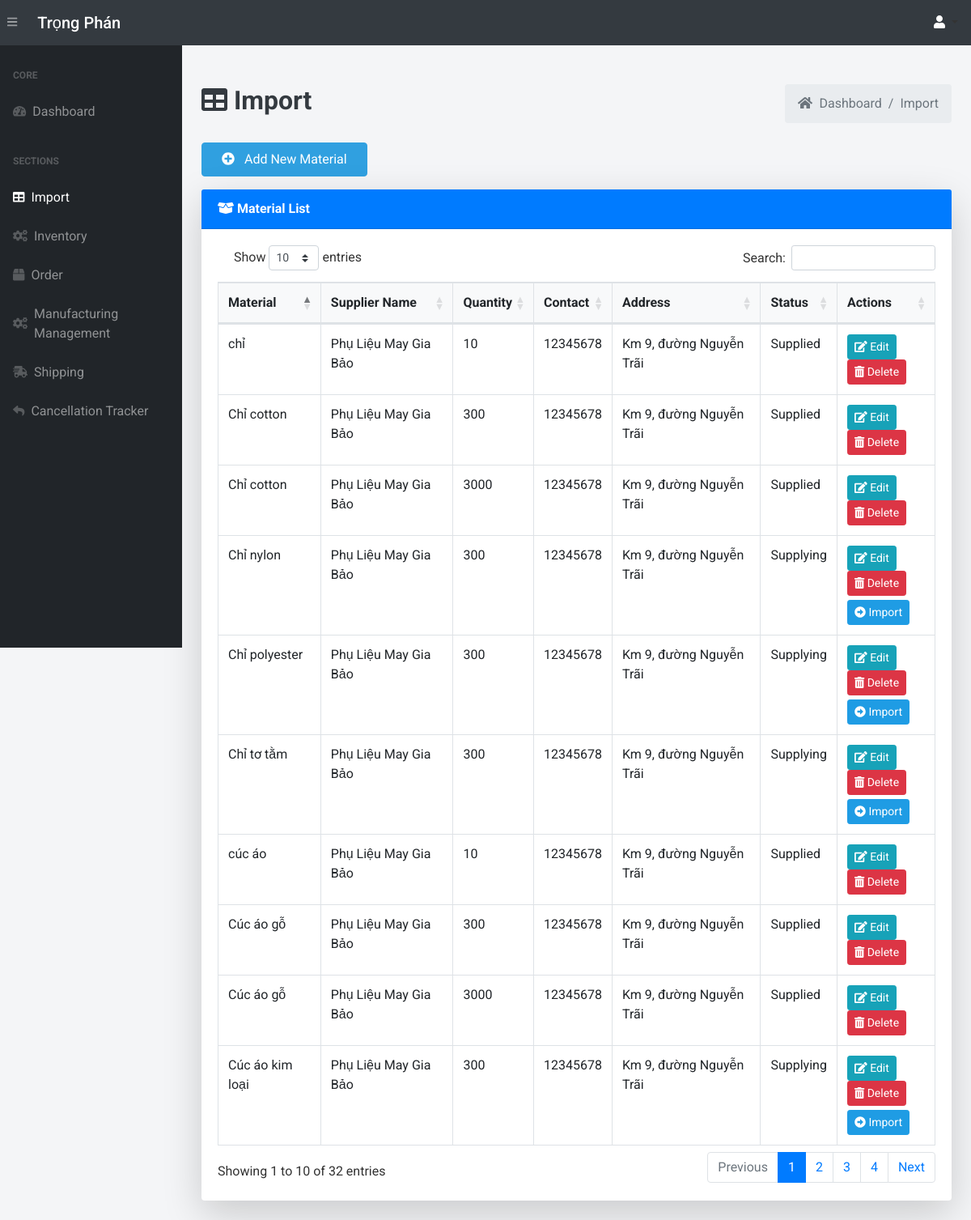
Page /import/ (signed in) on the earlier database version.
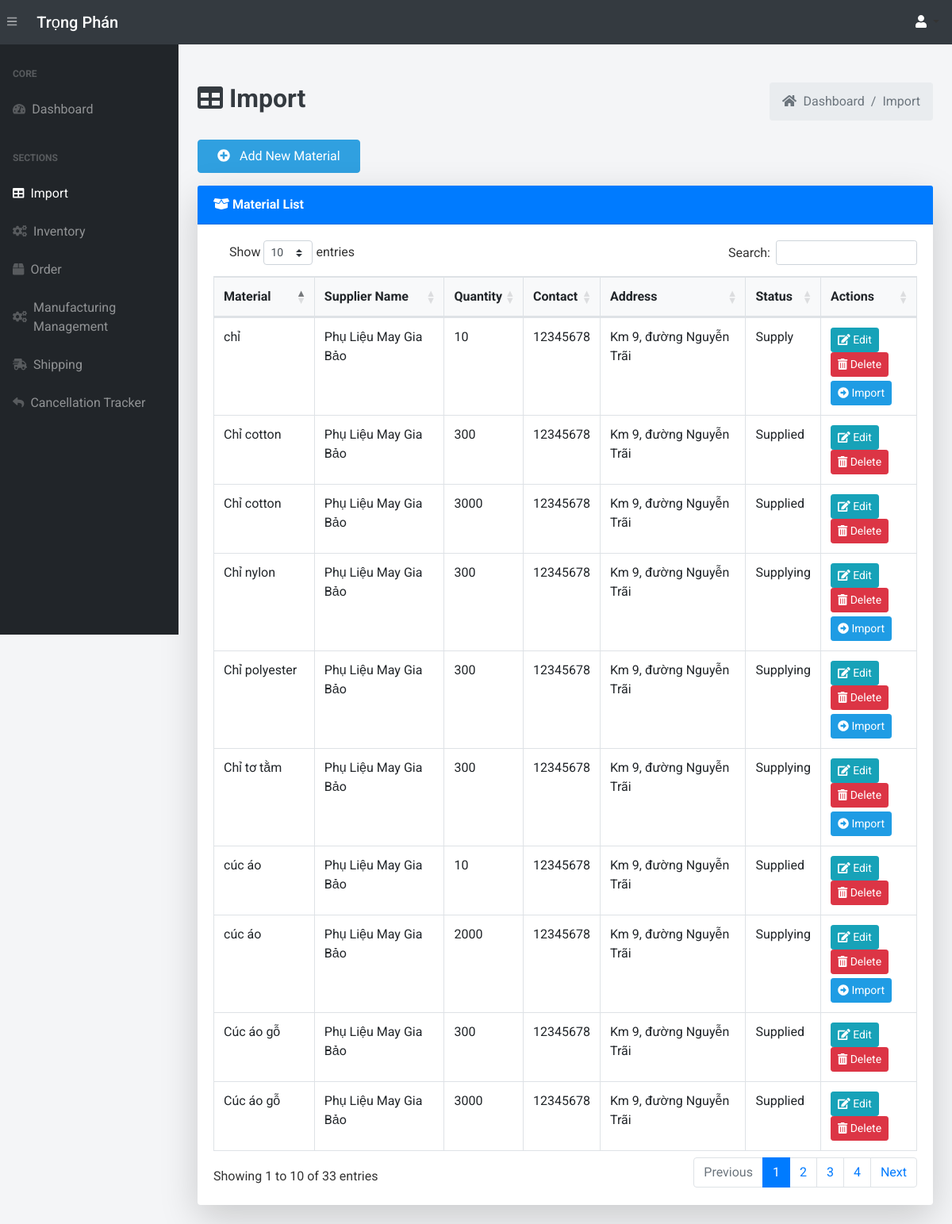
Same page on the later database version.
### app.py (models this page shows, shortened)
class Import(db.Model):
    __tablename__ = 'imports'
    import_id = db.Column(db.Integer, primary_key=True, autoincrement=True)
    material_name = db.Column(db.String(255), nullable=False)
    material_description = db.Column(db.String(255))
    quantity_in_stock = db.Column(db.Integer, default=0)
    reorder_level = db.Column(db.Integer, default=30)
    sup_name = db.Column(db.String(255), nullable=False)
    sup_contact_info = db.Column(db.String(255), nullable=False)
    sup_address = db.Column(db.String(255), nullable=False)
    status = db.Column(db.String(50), default="Supplying")
    section_name = db.Column(db.String(255))  # Section name for classification
    category = db.Column(db.String(255))  # Category of the material

### app.py (the view, shortened to what this page needs)
@app.route('/import/', methods=["GET", "POST"])
@login_required
def view_import():
    imports = Import.query.all()
    return render_template("import.html", imports=imports)

### app.py (called while the page is built, shortened)
@login_manager.user_loader
def load_user(user_id):
    return User.query.get(int(user_id))

def add_monthly_data():
    current_year = datetime.now().year
    months = [f"{current_year}-{str(month).zfill(2)}" for month in range(1, 4)]
    for month in months:
        existing_month_data = db.session.query(Order).filter(Order.order_date.like(f'{month}%')).first()
    db.session.commit()

@app.before_request
def initialize_data():
    add_monthly_data()

### templates/import.html (shortened to what this page needs)
{% extends 'base.html' %}
{% block content %}
<main>
    <div class="container-fluid mt-5">
        <div class="d-flex justify-content-between align-items-center mb-4">
            <h1 class="text-dark font-weight-bold" style="font-size: 2rem;">
                <i class="fas fa-table"></i> Import
            </h1>
            <ol class="breadcrumb mb-0">
                <li class="breadcrumb-item"><a href="/dashboard" class="text-decoration-none text-muted"><i class="fas fa-home mr-1"></i> Dashboard</a></li>
                <li class="breadcrumb-item"><a href="/import/" class="text-decoration-none text-muted">Import</a></li>
            </ol>
        </div>
        <div class="mb-3">
            <a href="/add-import" class="btn btn-add px-4 py-2 hover-shadow">
                <i class="fas fa-plus-circle mr-2"></i> Add New Material
            </a>
        </div>
        <div class="card shadow-lg border-0 mb-4">
            <div class="card-header bg-primary text-white font-weight-bold">
                <i class="fas fa-box-open"></i> Material List
            </div>
            <div class="card-body">
                <table class="table table-bordered table-hover" id="dataTable" width="100%" cellspacing="0">
                    <thead class="bg-light">
                        <tr>
                            <th>Material </th>
                            <th>Supplier Name</th>
                            <th>Quantity</th>
                            <th>Contact</th>
                            <th>Address</th>
                            <th>Status</th>
                            <th>Actions</th>
                        </tr>
                    </thead>
                    <tbody>
                        {% for import_record in imports %}
                        <tr>
                            <td>{{ import_record.material_name }}</td>
                            <td>{{ import_record.sup_name }}</td>
                            <td>{{ import_record.quantity_in_stock }}</td>
                            <td>{{ import_record.sup_contact_info }}</td>
                            <td>{{ import_record.sup_address }}</td>
                            <td>{{ import_record.status }}</td>
                            <td>
                                <a href="/update-import/{{ import_record.import_id }}" class="btn btn-info btn-sm hover-shadow">
                                    <i class="fas fa-edit"></i> Edit
                                </a>
                                <form action="{{ url_for('delete_import', import_id=import_record.import_id) }}" method="POST" style="display:inline;">
                                    <button type="submit" class="btn btn-danger btn-sm hover-shadow" onclick="return confirm('Are you sure you want to delete this import item?')" >
                                        <i class="fas fa-trash-alt"></i> Delete
                                    </button>
                                </form><br>
                                {% if import_record.status == 'Supplying' or import_record.status == 'Supply' %}
                                <form action="{{ url_for('update_import_status', import_id=import_record.import_id) }}" method="POST" style="display:inline;" >
                                    <button type="submit" class="btn btn-ac btn-sm hover-shadow"  style="margin-top: 5px;">
                                        <i class="fas fa-arrow-alt-circle-right"></i> Import
                                    </button>
                                </form>
                                {% endif %}
                            </td>
                        </tr>
                        {% endfor %}
                    </tbody>
                </table>
            </div>
        </div>
    </div>
</main>
{% endblock %}

### templates/base.html (shortened to what this page needs)
<!DOCTYPE html>
<html lang="en">
<head>
    <link href="https://stackpath.bootstrapcdn.com/bootstrap/4.5.2/css/bootstrap.min.css" rel="stylesheet">
    <link href="https://cdnjs.cloudflare.com/ajax/libs/bootstrap-select/1.13.1/css/bootstrap-select.min.css" rel="stylesheet">
    <link href="https://cdnjs.cloudflare.com/ajax/libs/animate.css/4.1.1/animate.min.css" rel="stylesheet">
    <link href="https://cdn.datatables.net/1.10.20/css/dataTables.bootstrap4.min.css" rel="stylesheet" />
    <link rel="stylesheet" href="{{ url_for('static', filename='css/bootstrap/styles.css') }}">
</head>
<body class="sb-nav-fixed">
    <nav class="sb-topnav navbar navbar-expand navbar-dark bg-dark">
        <button class="btn btn-link btn-sm order-1 order-lg-0" id="sidebarToggle" href="#">
            <i class="fas fa-bars"></i>
        </button>
        <a class="navbar-brand" href="/">Trọng Phán</a>
        <div class="d-flex align-items-center ml-3 ml-lg-auto">
            <div class="dropdown">
                <span class="dropdown-toggle" id="userDropdown" data-toggle="dropdown" aria-haspopup="true" aria-expanded="false" style="cursor: pointer;">
                    <i class="fas fa-user" style="color:white"></i>
                </span>
            </div>
        </div>
    </nav>
    <div id="layoutSidenav">
        <div id="layoutSidenav_nav">
            <nav class="sb-sidenav accordion sb-sidenav-dark" id="sidenavAccordion">
                <div class="sb-sidenav-menu">
                    <div class="nav">
                        <div class="sb-sidenav-menu-heading">Core</div>
                        <a class="nav-link" href="/dashboard/">
                            <div class="sb-nav-link-icon"><i class="fas fa-tachometer-alt"></i></div>
                            Dashboard
                        </a>
                        <div class="sb-sidenav-menu-heading">Sections</div>
                        <a class="nav-link" href="/import/">
                            <div class="sb-nav-link-icon"><i class="fas fa-table"></i></div>
                            Import
                        </a>
                        <a class="nav-link" href="/inventory/">
                            <div class="sb-nav-link-icon"><i class="fas fa-cogs"></i></div>
                            Inventory
                        </a>
                        <a class="nav-link" href="/order/">
                            <div class="sb-nav-link-icon"><i class="fas fa-box"></i></div>
                            Order
                        </a>
                        <a class="nav-link" href="/view-product-batches/">
                            <div class="sb-nav-link-icon"><i class="fas fa-cogs"></i></div>
                            Manufacturing Management
                        </a>
                        <a class="nav-link" href="/shipping-queue/">
                            <div class="sb-nav-link-icon"><i class="fas fa-shipping-fast"></i></div>
                            Shipping
                        </a>
                        <a class="nav-link" href="/returns">
                            <div class="sb-nav-link-icon"><i class="fas fa-reply"></i></div>
                            Cancellation Tracker
                        </a>
                    </div>
                </div>
            </nav>
        </div>
        <div id="layoutSidenav_content">
            {% block content %}{% endblock %}
        </div>
    </div>
    <link href="https://cdn.jsdelivr.net/npm/select2@4.1.0-rc.0/dist/css/select2.min.css" rel="stylesheet" />
</body>
</html>

### templates/base.html (style rules this page uses)
body { font-family: 'Roboto', sans-serif; background-color: #f4f5f7; color: #333; }
.navbar { background-color: #007bff; }
.navbar a { color: white !important; font-weight: 500; }
.sb-nav-link-icon { color: #28a745; }
.sb-sidenav-dark { background-color: #212529; }
.sb-sidenav-menu-heading { color: #f8f9fa; text-transform: uppercase; font-weight: bold; }
#dataTable { width: 100% !important; margin-top: 20px; }

Differences in the rows shown:
no longer on this page (row unchanged): Import: material_name "Cúc áo kim loại", sup_name "Phụ Liệu May Gia Bảo", quantity_in_stock "300", sup_contact_info "12345678", sup_address "Km 9, đường Nguyễn Trãi", status "Supplying"
changed Import "chỉ": status "Supplied" → "Supply"; now shows "Import"
added Import: material_name "cúc áo", sup_name "Phụ Liệu May Gia Bảo", quantity_in_stock "2000", sup_contact_info "12345678", sup_address "Km 9, đường Nguyễn Trãi", status "Supplying"
Other differences:
text written by a page script: "Show entries Search: Showing 1 to 10 of 32 entries Previous 1 2 3 4 Next" → "Show entries Search: Showing 1 to 10 of 33 entries Previous 1 2 3 4 Next"
